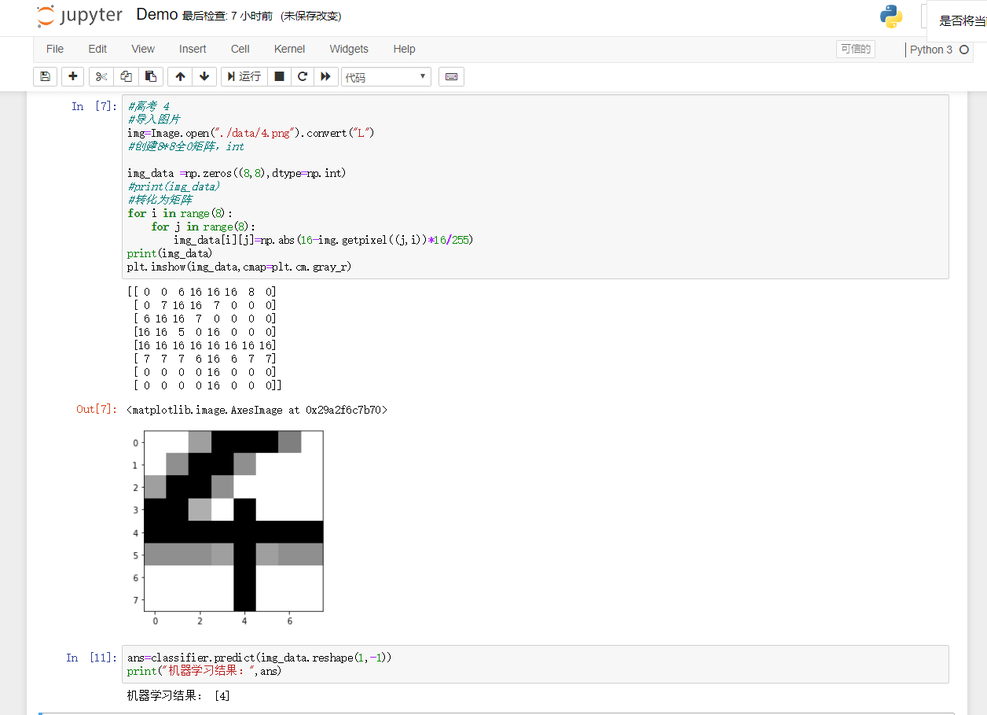
#> input picture screenshot/4.png, 987 x 715 px, shrunk from 1256 x 909 before the run, found by its file name
$ jupyter execute Demo.ipynb   (older library calls are emulated)
#> lines starting #> are read from the running program, lines starting #| are printed output that depends on the picture
[cell 1]
#导入训练集
from sklearn import datasets

#导入算法SVM
from sklearn import svm

#导入可视化工具
import matplotlib.pyplot as plt

#导入可以加载图片并处理
from PIL import Image

#导入处理矩阵向量
import numpy as np

[cell 2]
#题目来源
digits=datasets.load_digits()

# print(digits)

#查看图片数据（旧问题）
images_data=digits['images']
#print(images_data)
print("问题：",len(images_data))
#查看答案
images_title=digits['target']
print("答案：",len(images_title))

[cell 3]
plt.figure(figsize=(30,15))
for i in range(30):
    #设置子图(3行10列)
    plt.subplot(3,10,i+1)
    plt.imshow(images_data[i],cmap=plt.cm.gray_r)
#print(images_data[5])
#print(" 答案：",images_title[5])
#查看答案
    plt.title('%s'%(images_title[i]))
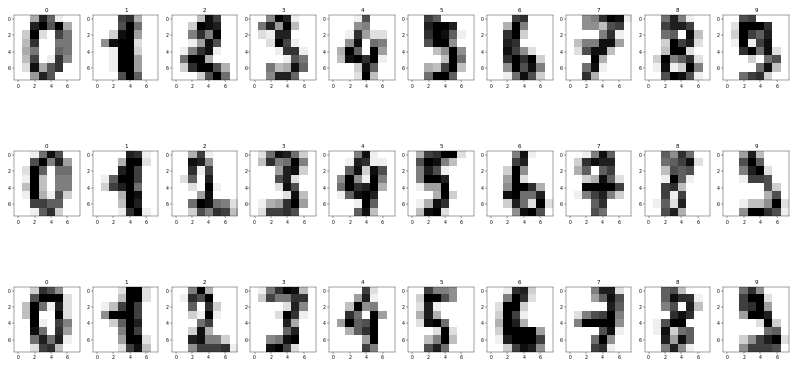
#> figure drawn by matplotlib, 30 panels

[cell 4]
#使用SVM算法生成方法
#问题X
X=digits['data']
#print(digits['data'].shape)
#答案Y
Y =digits['target']

[cell 5]
classifier=svm.SVC(gamma=0.001)
#学习
classifier.fit(X,Y)

[cell 6]
#模拟考
newX=digits['images'][7].reshape(1,-1)
#print(newX)
print("答案：",digits['target'][7])
answer=classifier.predict(newX)
print("机器学习：",answer)

[cell 7]
#高考 4
#导入图片
img=Image.open("./data/4.png").convert("L")
#创建8*8全0矩阵，int

img_data =np.zeros((8,8),dtype=np.int)
#print(img_data)
#转化为矩阵
for i in range(8):
    for j in range(8):
        img_data[i][j]=np.abs(16-img.getpixel((j,i))*16/255)
print(img_data)
#| [[0 0 0 0 0 0 0 0]
#|  [0 0 0 0 0 0 0 0]
#|  [0 0 0 0 0 0 0 0]
#|  [0 0 0 0 0 0 0 0]
#|  [0 0 0 0 0 0 0 0]
#|  [0 0 0 0 0 0 0 0]
#|  [0 0 0 0 0 0 0 0]
#|  [0 0 0 0 0 0 0 0]]
plt.imshow(img_data,cmap=plt.cm.gray_r)
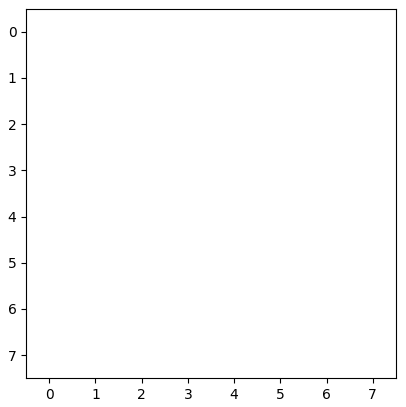
#> figure drawn by matplotlib, 1 panel

[cell 8]
ans=classifier.predict(img_data.reshape(1,-1))
#> ans = [1]
print("机器学习结果：",ans)
#| 机器学习结果： [1]
